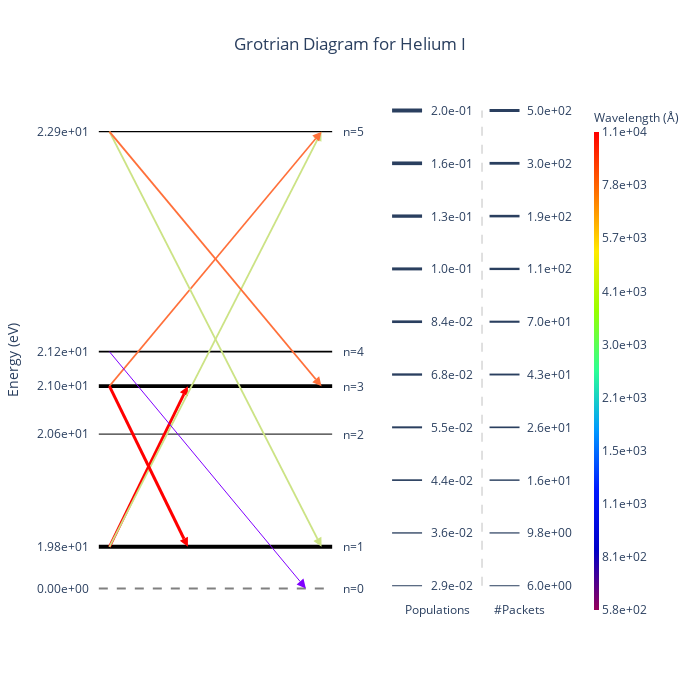

This figure's notebook cell:
### Code cell
diag = GrotrianWidget.from_simulation(sim)
diag.set_ion(2, 0) # He I
diag.display()

### Figure 1 — Plotly figure (JSON) as saved in the notebook; plotly's stock layout.template omitted (floating-point values rounded to 4 significant figures)
{"data": [{"hovertemplate": "Energy: 0.00e+00 eV<br>Population: 0.00e+00<extra></extra>", "line": {"color": "grey", "dash": "dash"}, "mode": "lines", "showlegend": false, "type": "scatter", "x": [-0.05, 0.07222, 0.1944, 0.3167, 0.4389, 0.5611, 0.6833, 0.8056, 0.9278, 1.05], "xaxis": "x", "y": [0, 0, 0, 0, 0, 0, 0, 0, 0, 0], "yaxis": "y"}, {"hovertemplate": "Energy: 1.98e+01 eV<br>Population: 1.96e-01<extra></extra>", "line": {"color": "black", "width": 4}, "mode": "lines", "showlegend": false, "type": "scatter", "x": [-0.05, 0.07222, 0.1944, 0.3167, 0.4389, 0.5611, 0.6833, 0.8056, 0.9278, 1.05], "xaxis": "x", "y": [0.1, 0.1, 0.1, 0.1, 0.1, 0.1, 0.1, 0.1, 0.1, 0.1], "yaxis": "y"}, {"hovertemplate": "Energy: 2.06e+01 eV<br>Population: 2.89e-02<extra></extra>", "line": {"color": "black", "width": 1}, "mode": "lines", "showlegend": false, "type": "scatter", "x": [-0.05, 0.07222, 0.1944, 0.3167, 0.4389, 0.5611, 0.6833, 0.8056, 0.9278, 1.05], "xaxis": "x", "y": [0.3715, 0.3715, 0.3715, 0.3715, 0.3715, 0.3715, 0.3715, 0.3715, 0.3715, 0.3715], "yaxis": "y"}, {"hovertemplate": "Energy: 2.10e+01 eV<br>Population: 1.82e-01<extra></extra>", "line": {"color": "black", "width": 3.886}, "mode": "lines", "showlegend": false, "type": "scatter", "x": [-0.05, 0.07222, 0.1944, 0.3167, 0.4389, 0.5611, 0.6833, 0.8056, 0.9278, 1.05], "xaxis": "x", "y": [0.4871, 0.4871, 0.4871, 0.4871, 0.4871, 0.4871, 0.4871, 0.4871, 0.4871, 0.4871], "yaxis": "y"}, {"hovertemplate": "Energy: 2.12e+01 eV<br>Population: 4.68e-02<extra></extra>", "line": {"color": "black", "width": 1.756}, "mode": "lines", "showlegend": false, "type": "scatter", "x": [-0.05, 0.07222, 0.1944, 0.3167, 0.4389, 0.5611, 0.6833, 0.8056, 0.9278, 1.05], "xaxis": "x", "y": [0.5701, 0.5701, 0.5701, 0.5701, 0.5701, 0.5701, 0.5701, 0.5701, 0.5701, 0.5701], "yaxis": "y"}, {"hovertemplate": "Energy: 2.29e+01 eV<br>Population: 3.28e-02<extra></extra>", "line": {"color": "black", "width": 1.201}, "mode": "lines", "showlegend": false, "type": "scatter", "x": [-0.05, 0.07222, 0.1944, 0.3167, 0.4389, 0.5611, 0.6833, 0.8056, 0.9278, 1.05], "xaxis": "x", "y": [1.1, 1.1, 1.1, 1.1, 1.1, 1.1, 1.1, 1.1, 1.1, 1.1], "yaxis": "y"}, {"hovertemplate": "Count: 360<br>Wavelength: 1.08e+04 Å<extra></extra>", "line": {"color": "#ff0000", "width": 2.856}, "marker": {"angleref": "previous", "color": "#ff0000", "size": 9, "symbol": "arrow-bar-up"}, "type": "scatter", "x": [0, 0.37], "xaxis": "x", "y": [0.1, 0.4871], "yaxis": "y"}, {"hovertemplate": "Count: 38<br>Wavelength: 3.89e+03 Å<extra></extra>", "line": {"color": "#cce385", "width": 1.837}, "marker": {"angleref": "previous", "color": "#cce385", "size": 9, "symbol": "arrow-bar-up"}, "type": "scatter", "x": [0, 1], "xaxis": "x", "y": [0.1, 1.1], "yaxis": "y"}, {"hovertemplate": "Count: 23<br>Wavelength: 7.07e+03 Å<extra></extra>", "line": {"color": "#ff703a", "width": 1.609}, "marker": {"angleref": "previous", "color": "#ff703a", "size": 9, "symbol": "arrow-bar-up"}, "type": "scatter", "x": [0, 1], "xaxis": "x", "y": [0.4871, 1.1], "yaxis": "y"}, {"hovertemplate": "Count: 6<br>Wavelength: 5.84e+02 Å<extra></extra>", "line": {"color": "#8000ff", "width": 1}, "marker": {"angleref": "previous", "color": "#8000ff", "size": 9, "symbol": "arrow-bar-up"}, "type": "scatter", "x": [0, 0.926], "xaxis": "x", "y": [0.5701, 0], "yaxis": "y"}, {"hovertemplate": "Count: 495<br>Wavelength: 1.08e+04 Å<extra></extra>", "line": {"color": "#ff0000", "width": 3}, "marker": {"angleref": "previous", "color": "#ff0000", "size": 9, "symbol": "arrow-bar-up"}, "type": "scatter", "x": [0, 0.37], "xaxis": "x", "y": [0.4871, 0.1], "yaxis": "y"}, {"hovertemplate": "Count: 42<br>Wavelength: 3.89e+03 Å<extra></extra>", "line": {"color": "#cce385", "width": 1.882}, "marker": {"angleref": "previous", "color": "#cce385", "size": 9, "symbol": "arrow-bar-up"}, "type": "scatter", "x": [0, 1], "xaxis": "x", "y": [1.1, 0.1], "yaxis": "y"}, {"hovertemplate": "Count: 38<br>Wavelength: 7.07e+03 Å<extra></extra>", "line": {"color": "#ff703a", "width": 1.837}, "marker": {"angleref": "previous", "color": "#ff703a", "size": 9, "symbol": "arrow-bar-up"}, "type": "scatter", "x": [0, 1], "xaxis": "x", "y": [1.1, 0.4871], "yaxis": "y"}, {"hoverinfo": "none", "marker": {"cmax": 4.035, "cmin": 2.767, "colorbar": {"outlinewidth": 0, "thickness": 5, "ticktext": ["5.8e+02", "8.1e+02", "1.1e+03", "1.5e+03", "2.1e+03", "3.0e+03", "4.1e+03", "5.7e+03", "7.8e+03", "1.1e+04"], "tickvals": [2.767, 2.908, 3.048, 3.189, 3.33, 3.471, 3.612, 3.753, 3.894, 4.035], "title": {"font": {"size": 12}, "text": "Wavelength (Å)"}}, "colorscale": [[0, "rgb(150,0,90)"], [0.125, "rgb(0,0,200)"], [0.25, "rgb(0,25,255)"], [0.375, "rgb(0,152,255)"], [0.5, "rgb(44,255,150)"], [0.625, "rgb(151,255,0)"], [0.75, "rgb(255,234,0)"], [0.875, "rgb(255,111,0)"], [1, "rgb(255,0,0)"]], "showscale": true}, "mode": "markers", "type": "scatter", "x": [null], "xaxis": "x2", "y": [null], "yaxis": "y2"}], "layout": {"annotations": [{"showarrow": false, "text": "n=0", "x": 1.15, "xref": "x", "y": 0}, {"showarrow": false, "text": "n=1", "x": 1.15, "xref": "x", "y": 0.1}, {"showarrow": false, "text": "n=2", "x": 1.15, "xref": "x", "y": 0.3715}, {"showarrow": false, "text": "n=3", "x": 1.15, "xref": "x", "y": 0.4871}, {"showarrow": false, "text": "n=4", "x": 1.15, "xref": "x", "y": 0.5701}, {"showarrow": false, "text": "n=5", "x": 1.15, "xref": "x", "y": 1.1}, {"showarrow": false, "text": "2.9e-02", "x": 0.5, "xref": "x2", "y": 0, "yref": "y2"}, {"showarrow": false, "text": "3.6e-02", "x": 0.5, "xref": "x2", "y": 0.1111, "yref": "y2"}, {"showarrow": false, "text": "4.4e-02", "x": 0.5, "xref": "x2", "y": 0.2222, "yref": "y2"}, {"showarrow": false, "text": "5.5e-02", "x": 0.5, "xref": "x2", "y": 0.3333, "yref": "y2"}, {"showarrow": false, "text": "6.8e-02", "x": 0.5, "xref": "x2", "y": 0.4444, "yref": "y2"}, {"showarrow": false, "text": "8.4e-02", "x": 0.5, "xref": "x2", "y": 0.5556, "yref": "y2"}, {"showarrow": false, "text": "1.0e-01", "x": 0.5, "xref": "x2", "y": 0.6667, "yref": "y2"}, {"showarrow": false, "text": "1.3e-01", "x": 0.5, "xref": "x2", "y": 0.7778, "yref": "y2"}, {"showarrow": false, "text": "1.6e-01", "x": 0.5, "xref": "x2", "y": 0.8889, "yref": "y2"}, {"showarrow": false, "text": "2.0e-01", "x": 0.5, "xref": "x2", "y": 1, "yref": "y2"}, {"showarrow": false, "text": "Populations", "x": 0.4, "xref": "x2", "y": -0.05, "yref": "y2"}, {"showarrow": false, "text": "6.0e+00", "x": 1.15, "xref": "x2", "y": 0, "yref": "y2"}, {"showarrow": false, "text": "9.8e+00", "x": 1.15, "xref": "x2", "y": 0.1111, "yref": "y2"}, {"showarrow": false, "text": "1.6e+01", "x": 1.15, "xref": "x2", "y": 0.2222, "yref": "y2"}, {"showarrow": false, "text": "2.6e+01", "x": 1.15, "xref": "x2", "y": 0.3333, "yref": "y2"}, {"showarrow": false, "text": "4.3e+01", "x": 1.15, "xref": "x2", "y": 0.4444, "yref": "y2"}, {"showarrow": false, "text": "7.0e+01", "x": 1.15, "xref": "x2", "y": 0.5556, "yref": "y2"}, {"showarrow": false, "text": "1.1e+02", "x": 1.15, "xref": "x2", "y": 0.6667, "yref": "y2"}, {"showarrow": false, "text": "1.9e+02", "x": 1.15, "xref": "x2", "y": 0.7778, "yref": "y2"}, {"showarrow": false, "text": "3.0e+02", "x": 1.15, "xref": "x2", "y": 0.8889, "yref": "y2"}, {"showarrow": false, "text": "5.0e+02", "x": 1.15, "xref": "x2", "y": 1, "yref": "y2"}, {"showarrow": false, "text": "#Packets", "x": 0.95, "xref": "x2", "y": -0.05, "yref": "y2"}], "autosize": false, "height": 700, "plot_bgcolor": "white", "shapes": [{"line": {"width": 1}, "type": "line", "x0": 0.1, "x1": 0.3, "xref": "x2", "y0": 0, "y1": 0, "yref": "y2"}, {"line": {"width": 1.333}, "type": "line", "x0": 0.1, "x1": 0.3, "xref": "x2", "y0": 0.1111, "y1": 0.1111, "yref": "y2"}, {"line": {"width": 1.667}, "type": "line", "x0": 0.1, "x1": 0.3, "xref": "x2", "y0": 0.2222, "y1": 0.2222, "yref": "y2"}, {"line": {"width": 2}, "type": "line", "x0": 0.1, "x1": 0.3, "xref": "x2", "y0": 0.3333, "y1": 0.3333, "yref": "y2"}, {"line": {"width": 2.333}, "type": "line", "x0": 0.1, "x1": 0.3, "xref": "x2", "y0": 0.4444, "y1": 0.4444, "yref": "y2"}, {"line": {"width": 2.667}, "type": "line", "x0": 0.1, "x1": 0.3, "xref": "x2", "y0": 0.5556, "y1": 0.5556, "yref": "y2"}, {"line": {"width": 3}, "type": "line", "x0": 0.1, "x1": 0.3, "xref": "x2", "y0": 0.6667, "y1": 0.6667, "yref": "y2"}, {"line": {"width": 3.333}, "type": "line", "x0": 0.1, "x1": 0.3, "xref": "x2", "y0": 0.7778, "y1": 0.7778, "yref": "y2"}, {"line": {"width": 3.667}, "type": "line", "x0": 0.1, "x1": 0.3, "xref": "x2", "y0": 0.8889, "y1": 0.8889, "yref": "y2"}, {"line": {"width": 4}, "type": "line", "x0": 0.1, "x1": 0.3, "xref": "x2", "y0": 1, "y1": 1, "yref": "y2"}, {"line": {"color": "grey", "dash": "dash", "width": 0.5}, "type": "line", "x0": 0.7, "x1": 0.7, "xref": "x2", "y0": 0, "y1": 1, "yref": "y2"}, {"line": {"width": 1}, "type": "line", "x0": 0.75, "x1": 0.95, "xref": "x2", "y0": 0, "y1": 0, "yref": "y2"}, {"line": {"width": 1.222}, "type": "line", "x0": 0.75, "x1": 0.95, "xref": "x2", "y0": 0.1111, "y1": 0.1111, "yref": "y2"}, {"line": {"width": 1.444}, "type": "line", "x0": 0.75, "x1": 0.95, "xref": "x2", "y0": 0.2222, "y1": 0.2222, "yref": "y2"}, {"line": {"width": 1.667}, "type": "line", "x0": 0.75, "x1": 0.95, "xref": "x2", "y0": 0.3333, "y1": 0.3333, "yref": "y2"}, {"line": {"width": 1.889}, "type": "line", "x0": 0.75, "x1": 0.95, "xref": "x2", "y0": 0.4444, "y1": 0.4444, "yref": "y2"}, {"line": {"width": 2.111}, "type": "line", "x0": 0.75, "x1": 0.95, "xref": "x2", "y0": 0.5556, "y1": 0.5556, "yref": "y2"}, {"line": {"width": 2.333}, "type": "line", "x0": 0.75, "x1": 0.95, "xref": "x2", "y0": 0.6667, "y1": 0.6667, "yref": "y2"}, {"line": {"width": 2.556}, "type": "line", "x0": 0.75, "x1": 0.95, "xref": "x2", "y0": 0.7778, "y1": 0.7778, "yref": "y2"}, {"line": {"width": 2.778}, "type": "line", "x0": 0.75, "x1": 0.95, "xref": "x2", "y0": 0.8889, "y1": 0.8889, "yref": "y2"}, {"line": {"width": 3}, "type": "line", "x0": 0.75, "x1": 0.95, "xref": "x2", "y0": 1, "y1": 1, "yref": "y2"}], "showlegend": false, "title": {"text": "Grotrian Diagram for Helium I", "x": 0.5}, "width": 700, "xaxis": {"anchor": "y", "automargin": true, "domain": [0, 0.57], "fixedrange": true, "showgrid": false, "showticklabels": false}, "xaxis2": {"anchor": "y2", "domain": [0.62, 1], "fixedrange": true, "showticklabels": false}, "yaxis": {"anchor": "x", "domain": [0, 1], "fixedrange": true, "range": [0, null], "showgrid": false, "tickmode": "array", "ticktext": ["0.00e+00", "1.98e+01", "2.06e+01", "2.10e+01", "2.12e+01", "2.29e+01"], "tickvals": [0, 0.1, 0.3715, 0.4871, 0.5701, 1.1], "title": {"text": "Energy (eV)"}}, "yaxis2": {"anchor": "x2", "domain": [0, 1], "fixedrange": true, "showticklabels": false}}}
